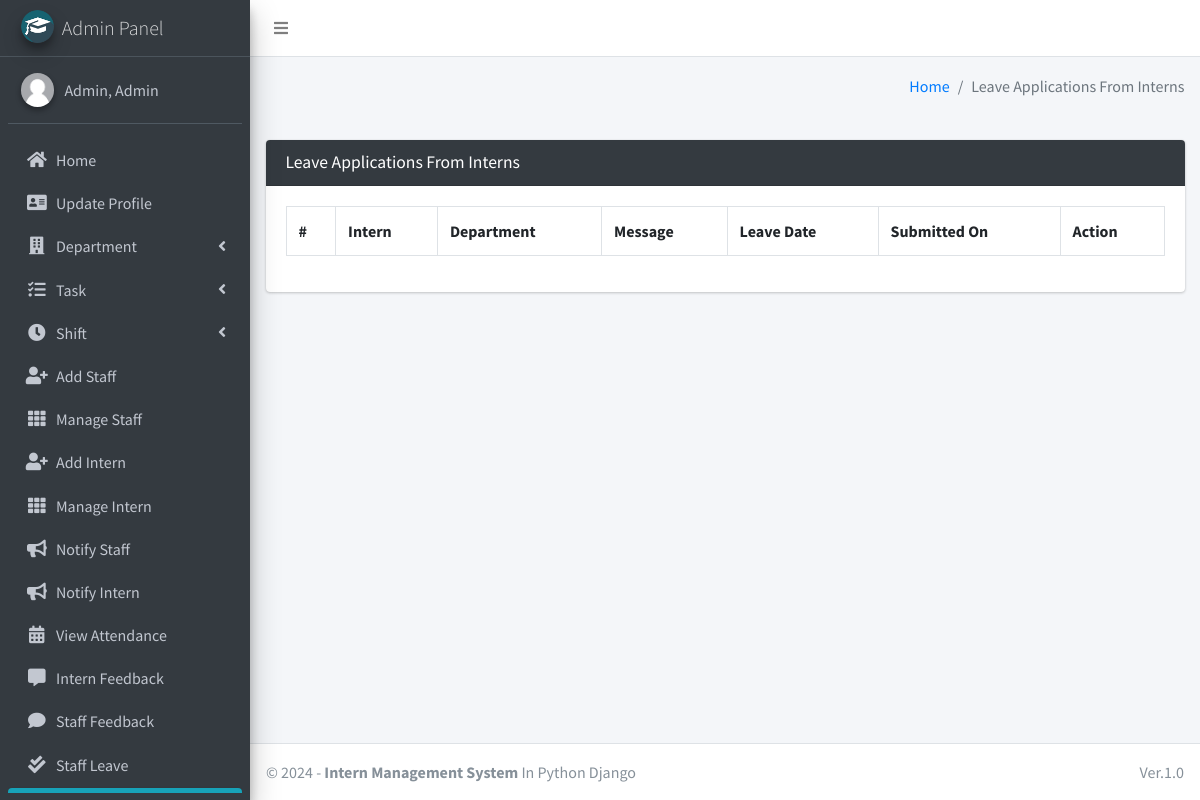
Screenshot of /intern/view/leave/ (signed in) with the database file from the repository.
### main_app/models.py (models this page shows)
class CustomUser(AbstractUser):
    USER_TYPE = ((1, "HOD"), (2, "Staff"), (3, "Intern"))
    GENDER = [("M", "Male"), ("F", "Female")]
    username = None  # Removed username, using email instead
    email = models.EmailField(unique=True)
    user_type = models.CharField(default=1, choices=USER_TYPE, max_length=1)
    gender = models.CharField(max_length=1, choices=GENDER)
    profile_pic = models.ImageField()
    address = models.TextField()
    fcm_token = models.TextField(default="")  # For firebase notifications
    created_at = models.DateTimeField(auto_now_add=True)
    updated_at = models.DateTimeField(auto_now=True)
    USERNAME_FIELD = "email"
    REQUIRED_FIELDS = []
    objects = CustomUserManager()
    def __str__(self):
        return self.last_name + ", " + self.first_name

### main_app/hod_views.py (the view, shortened to what this page needs)
# urls.py: path("intern/view/leave/", hod_views.view_intern_leave,
@csrf_exempt
def view_intern_leave(request):
    if request.method != 'POST':
        allLeave = LeaveReportIntern.objects.all()
        context = {
            'allLeave': allLeave,
            'page_title': 'Leave Applications From Interns'
        }
        return render(request, "hod_template/intern_leave_view.html", context)

### main_app/templates/hod_template/intern_leave_view.html (shortened to what this page needs)
{% extends 'main_app/base.html' %}
{% load static %}
{% block content %}
<section class="content">
    <div class="container-fluid">
        <div class="row">
            <div class="col-md-12">
                <div class="card card-dark">
                    <div class="card-header">
                        <h3 class="card-title">{{page_title}}</h3>
                    </div>
                    <div class="table card-body">
                        <table class="table table-bordered table-hover">
                            <tr>
                                <th>#</th>
                                <th>Intern</th>
                                <th>Department</th>
                                <th>Message</th>
                                <th>Leave Date</th>
                                <th>Submitted On</th>
                                <th>Action</th>
                            </tr>
                        </table>
                    </div>
                    </div>
            </div>
        </div>
    </div>
</section>
{% endblock content %}

### main_app/templates/main_app/sidebar_template.html (shortened to what this page needs)
{% load static %}
<aside class="main-sidebar sidebar-dark-info elevation-4">
    {% if request.user.user_type == '1' %}
    <a href="{% url 'admin_home' %}" class="brand-link">
        <img src="{% static 'dist/img/cmsl.png' %} " alt="AdminLTE Logo"
            class="brand-image img-circle elevation-3" >
        <span class="brand-text font-weight-light">Admin Panel</span>
    </a>
    <div class="sidebar">
        <div class="user-panel mt-3 pb-3 mb-3 d-flex">
            <div class="image">
                <img src="{{ request.user.profile_pic}}" class="img-circle elevation-2" alt="User Image">
            </div>
            <div class="info">
                <a href="#" class="d-block">{{user}}</a>
            </div>
        </div>
        <nav class="mt-2">
            <ul class="nav nav-pills nav-sidebar flex-column" data-widget="treeview" role="menu" data-accordion="false">
                <li class="nav-item">
                    {% url 'admin_home' as admin_home %}
                    <a href="{{admin_home}}" class="nav-link {% if admin_home == request.path %} active {% endif %}">
                        <i class="nav-icon fas fa-home"></i>
                        <p>
                            Home
                        </p>
                    </a>
                </li>
                <li class="nav-item">
                    {% url 'admin_view_profile' as admin_view_profile %}
                    <a href="{{admin_view_profile}}"
                        class="nav-link {% if admin_view_profile == request.path %} active {% endif %}">
                        <i class="nav-icon fas fa-address-card"></i>
                        <p>
                            Update Profile
                        </p>
                    </a>
                </li>
                <li class="nav-item has-treeview">
                    <a href="#" class="nav-link">
                        <i class="nav-icon fas fa-building"></i>
                        <p>
                            Department
                            <i class="fas fa-angle-left right"></i>
                        </p>
                    </a>
                </li>
                <li class="nav-item has-treeview">
                    <a href="#" class="nav-link">
                        <i class="nav-icon fas fa-tasks"></i>
                        <p>
                            Task
                            <i class="fas fa-angle-left right"></i>
                        </p>
                    </a>
                </li>
                <li class="nav-item has-treeview">
                    <a href="#" class="nav-link">
                        <i class="nav-icon fas fa-clock"></i>
                        <p>
                            Shift
                            <i class="fas fa-angle-left right"></i>
                        </p>
                    </a>
                </li>
                <li class="nav-item">
                    {% url 'add_staff' as add_staff %}
                    <a href="{{add_staff}}" class="nav-link {% if add_staff == request.path %} active {% endif %}">
                        <i class="nav-icon fas fa-user-plus"></i>
                        <p>
                            Add Staff
                        </p>
                    </a>
                </li>
                <li class="nav-item">
                    {% url 'manage_staff' as manage_staff %}
                    {% url 'edit_staff' staff_id as edit_staff %}
                    <a href="{{manage_staff}}"
                        class="nav-link {% if manage_staff == request.path or request.path == edit_staff %} active {% endif %}">
                        <i class="nav-icon fas fa-th"></i>
                        <p>
                            Manage Staff
                        </p>
                    </a>
                </li>
                <li class="nav-item">
                    {% url 'add_intern' as add_intern%}
                    <a href="{{add_intern}}" class="nav-link  {% if add_intern == request.path %} active {% endif %}">
                        <i class="nav-icon fas fa-user-plus"></i>
                        <p>
                            Add Intern
                        </p>
                    </a>
                </li>
                <li class="nav-item">
                    {% url 'manage_intern' as manage_intern %}
                    {% url 'edit_intern' intern_id as edit_intern %}
                    <a href="{{manage_intern}}"
                        class="nav-link  {% if edit_intern == request.path or manage_intern == request.path %} active {% endif %}">
                        <i class="nav-icon fas fa-th"></i>
                        <p>
                            Manage Intern
                        </p>
                    </a>
                </li>
                <li class="nav-item">
                    {% url 'admin_notify_staff' as admin_notify_staff %}
                    <a href="{{admin_notify_staff}}"
                        class="nav-link {% if admin_notify_staff == request.path %} active {% endif %}">
                        <i class="nav-icon fas fa-bullhorn"></i>
                        <p>
                            Notify Staff
                        </p>
                    </a>
                </li>
                <li class="nav-item">
                    {% url 'admin_notify_intern' as admin_notify_intern %}
                    <a href="{{admin_notify_intern}}"
                        class="nav-link {% if admin_notify_intern == request.path %} active {% endif %}">
                        <i class="nav-icon fas fa-bullhorn"></i>
                        <p>
                            Notify Intern
                        </p>
                    </a>
                </li>
                <li class="nav-item">
                    {% url 'admin_view_attendance' as admin_view_attendance %}
                <li class="nav-item">
                    <a href="{{admin_view_attendance}}"
                        class="nav-link  {% if admin_view_attendance == request.path %} active {% endif %}">
                        <i class="nav-icon fas fa-calendar-alt"></i>
                        <p>
                            View Attendance
                        </p>
                    </a>
                </li>
                <li class="nav-item">
                    {% url 'intern_feedback_message' as intern_feedback_message %}
                    <a href="{{ intern_feedback_message }}"
                        class="nav-link  {% if intern_feedback_message == request.path %} active {% endif %}">
                        <i class="nav-icon fas fa-comment-alt"></i>
                        <p>
                            Intern Feedback
                        </p>
                    </a>
                </li>
                <li class="nav-item">
                    {% url 'staff_feedback_message' as staff_feedback_message %}
                    <a href="{{staff_feedback_message}}"
                        class="nav-link   {% if staff_feedback_message == request.path %} active {% endif %}">
                        <i class="nav-icon fas fa-comment"></i>
                        <p>
                            Staff Feedback
                        </p>
                    </a>
                </li>
                <li class="nav-item">
                    {% url 'view_staff_leave' as view_staff_leave %}
                    <a href="{{view_staff_leave}}"
                        class="nav-link  {% if view_staff_leave == request.path %} active {% endif %}">
                        <i class="nav-icon fas fa-check-double"></i>
                        <p>
                            Staff Leave
                        </p>
                    </a>
                </li>
                <li class="nav-item">
                    {% url 'view_intern_leave' as view_intern_leave %}
                    <a href="{% url 'view_intern_leave' %}"
                        class="nav-link  {% if view_intern_leave == request.path %} active {% endif %}">
                    </a>
                </li>
                                        {% endif %}
                                    </ul>
                                </nav>
                            </div>
</aside>

### rows the page displays
CustomUser: user.profile_pic (placeholder picture), last_name+first_name "Admin, Admin"

### other values shown
{{ page_title }} "Leave Applications From Interns"
